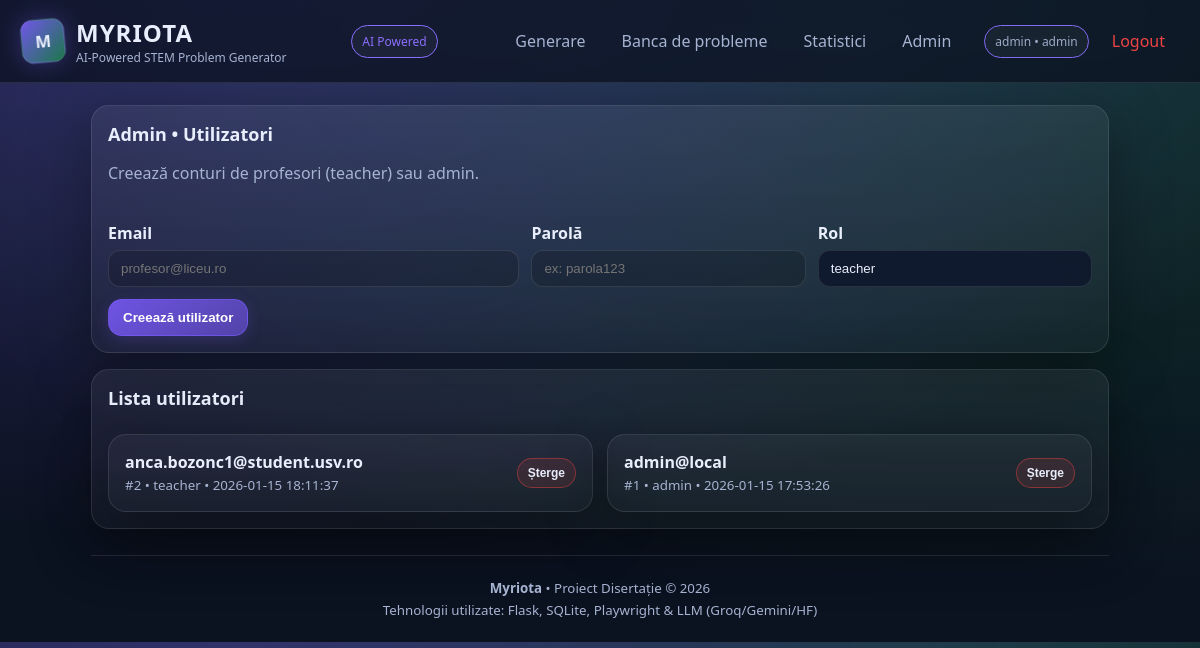
Page /admin/users (signed in) on the committed database.
### tables this page shows
CREATE TABLE users(
        id INTEGER PRIMARY KEY AUTOINCREMENT,
        email TEXT NOT NULL UNIQUE,
        pass_hash TEXT NOT NULL,
        role TEXT NOT NULL DEFAULT 'teacher',
        created_at DATETIME DEFAULT CURRENT_TIMESTAMP
      );

### routes/web.py (the view)
        def wrapper(*args, **kwargs):
            if not g.user:
                return redirect(url_for("web.login"))
            if g.user["role"] != role:
                return "Forbidden", 403
            return fn(*args, **kwargs)

### routes/web.py (called while the page is built)
@bp.before_app_request
def load_user():
    g.user = None
    uid = session.get("user_id")
    if uid:
        conn = current_app.config["DB_CONN"]
        g.user = dbmod.get_user_by_id(conn, int(uid))

def role_required(role: str):
    def deco(fn):
        def wrapper(*args, **kwargs):
            if not g.user:
                return redirect(url_for("web.login"))
            if g.user["role"] != role:
                return "Forbidden", 403
            return fn(*args, **kwargs)
        wrapper.__name__ = fn.__name__
        return wrapper
    return deco

@bp.get("/admin/users")
@role_required("admin")
def admin_users():
    users = dbmod.list_users(current_app.config["DB_CONN"])
    return render_template("admin_users.html", users=users, msg=None, err=None)

### storage/db.py (called while the page is built)
def get_user_by_id(conn, uid: int):
    return conn.execute("SELECT * FROM users WHERE id=?", (uid,)).fetchone()

def list_users(conn: sqlite3.Connection):
    return conn.execute(
        "SELECT id, email, role, created_at FROM users ORDER BY id DESC"
    ).fetchall()

### templates/admin_users.html (shortened to what this page needs)
{% extends "base.html" %}
{% block content %}
<section class="card">
  <div class="card-head">
    <div>
      <h3 class="card-title">Admin • Utilizatori</h3>
      <p class="muted">Creează conturi de profesori (teacher) sau admin.</p>
    </div>
  </div>
  <form class="form" method="post" action="{{ url_for('web.admin_users_post') }}" style="margin-top:12px">
    <div class="row3">
      <div>
        <label>Email</label>
        <input name="email" type="email" placeholder="profesor@liceu.ro" required>
      </div>
      <div>
        <label>Parolă</label>
        <input name="password" type="text" placeholder="ex: parola123" required>
      </div>
      <div>
        <label>Rol</label>
        <select name="role">
          <option value="teacher" selected>teacher</option>
        </select>
      </div>
    </div>
    <div class="actions">
      <button class="btn-primary" type="submit">Creează utilizator</button>
    </div>
  </form>
</section>
<section class="card">
  <h3 class="card-title">Lista utilizatori</h3>
  <div class="listgrid">
    {% for u in users %}
      <div class="card subtle">
        <div class="meta" style="display:flex;justify-content:space-between;gap:10px;align-items:center">
          <div>
            <div><b>{{ u["email"] }}</b></div>
            <div class="muted"><small>#{{ u["id"] }} • {{ u["role"] }} • {{ u["created_at"] }}</small></div>
          </div>
          <form method="post" action="{{ url_for('web.admin_users_delete') }}">
            <button class="btn-mini no" type="submit" onclick="return confirm('Ștergi utilizatorul?')">Șterge</button>
          </form>
        </div>
      </div>
    {% endfor %}
  </div>
</section>
{% endblock %}

### templates/base.html (shortened to what this page needs)
<!doctype html>
<html lang="ro">
<head>
  <link rel="stylesheet" href="{{ url_for('static', filename='style.css', v=20260315) }}">
  <link rel="stylesheet" href="https://cdn.jsdelivr.net/npm/katex@0.16.10/dist/katex.min.css">
</head>
<body>
  <header class="topbar">
    <div class="brand">
      <div class="logo">M</div>
      <div>
        <div class="brand-title" style="font-size: 1.5em; letter-spacing: 1px;">MYRIOTA</div>
        <div class="brand-sub">AI-Powered STEM Problem Generator</div>
      </div>
    </div>
    <span class="pill" style="border-color: var(--accent); color: var(--accent);">
  AI Powered
</span>
    <nav class="nav">
      {% if g.user %}
        <a class="navlink" href="{{ url_for('web.index') }}">Generare</a>
        <a class="navlink" href="{{ url_for('web.bank') }}">Banca de probleme</a>
        <a class="navlink" href="{{ url_for('web.stats') }}">Statistici</a>
        {% if g.user["role"] == "admin" %}
          <a class="navlink" href="{{ url_for('web.admin_users') }}">Admin</a>
        {% endif %}
        <span class="pill userpill" style="border-color: var(--accent);">
          {{ g.user["email"].split('@')[0] }} • {{ g.user["role"] }}
        </span>
        <a class="navlink" href="{{ url_for('web.logout') }}" style="color: var(--danger);">Logout</a>
      {% else %}
        <a class="navbtn" href="{{ url_for('web.login') }}">Login Profesori</a>
      {% endif %}
    </nav>
  </header>
  <main class="container">
    {% block content %}{% endblock %}
    <footer class="footer" style="text-align: center; border-top: 1px solid var(--border); padding-top: 20px;">
      <small class="muted">
        <b>Myriota</b> • Proiect Disertație &copy; 2026 <br>
        Tehnologii utilizate: Flask, SQLite, Playwright & LLM (Groq/Gemini/HF)
      </small>
    </footer>
  </main>
</body>
</html>

### static/style.css (style rules this page uses)
:root { --bg:#0b1220; --card:#0f1a2e; --card2:#0c1730; --text:#e9eefc; --muted:#a6b3d1; --border:rgba(255,255,255,.10); --shadow:0 16px 60px rgba(0,0,0,.35); --accent:#7c5cff; --accent2:#22c55e; --warn:#f59e0b; --danger:#ef4444; }
* { box-sizing:border-box }
body { margin:0; font-family: system-ui, -apple-system, Segoe UI, Roboto, Arial; background: radial-gradient(1200px 600px at 20% -10%, rgba(124,92,255,.35), transparent), radial-gradient(1200px 600px at 80% 0%, rgba(34,197,94,.20), transparent), var(--bg); color:var(--text); }
a { color:inherit }
.topbar { position:sticky; top:0; display:flex; align-items:center; justify-content:space-between; padding:16px 22px; background: rgba(11,18,32,.75); backdrop-filter: blur(10px); border-bottom:1px solid var(--border); z-index:5; }
.brand { display:flex; gap:12px; align-items:center }
.logo { width:42px; height:42px; display:grid; place-items:center; border-radius:12px; background: linear-gradient(135deg, rgba(124,92,255,.9), rgba(34,197,94,.55)); font-weight:800; box-shadow: var(--shadow); }
.brand-title { font-weight:800; letter-spacing:.2px }
.brand-sub { color:var(--muted); font-size:12px }
.nav { display:flex; gap:10px; align-items:center }
.navlink { padding:10px 12px; border-radius:12px; text-decoration:none; color:var(--muted); border:1px solid transparent; }
.container { max-width:1050px; margin:22px auto; padding:0 16px }
.footer { margin:26px 0 18px; color:var(--muted) }
.card { background: linear-gradient(180deg, rgba(255,255,255,.06), rgba(255,255,255,.03)); border:1px solid var(--border); border-radius:18px; padding:16px; box-shadow: var(--shadow); margin-top: 16px; }
.card.subtle { background: linear-gradient(180deg, rgba(255,255,255,.04), rgba(255,255,255,.02)); }
.card-title { margin:0 0 8px; font-size:18px }
.card-head { display:flex; justify-content:space-between; align-items:flex-start; gap:12px }
.muted { color:var(--muted) }
.form label { display:block; margin-top:10px; font-weight:650 }
input, select { width:100%; margin-top:6px; padding:10px 12px; border-radius:12px; border:1px solid var(--border); background: rgba(0,0,0,.18); color:var(--text); outline:none; }
.row3 { display:grid; grid-template-columns:1.5fr 1fr 1fr; gap:12px }
.btn-primary { margin-top:12px; padding:10px 14px; border-radius:14px; border:1px solid rgba(124,92,255,.55); background: linear-gradient(135deg, rgba(124,92,255,.85), rgba(124,92,255,.55)); color: white; font-weight:800; cursor:pointer; }
.actions { display:flex; gap:10px; flex-wrap:wrap; align-items:center }
.pill { padding:7px 10px; border-radius:999px; border:1px solid var(--border); background: rgba(255,255,255,.04); color:var(--muted); font-size:12px; white-space:nowrap; }
.listgrid { display:grid; grid-template-columns: 1fr 1fr; gap:14px; }
select { width:100%; margin-top:6px; padding:10px 12px; border-radius:12px; border:1px solid var(--border); background: rgba(15,26,46,.95); color: var(--text); outline:none; appearance:none; }
select option { background: rgb(15,26,46); color: white; }
select option:checked { background: rgb(124,92,255); color: white; }
.meta { display:flex; gap:8px; flex-wrap:wrap; align-items:center }
.btn-mini { padding:7px 10px; border-radius:999px; border:1px solid var(--border); background: rgba(255,255,255,.04); color: var(--text); font-weight:800; cursor:pointer; font-size:12px; }
.btn-mini.no { border-color: rgba(239,68,68,.45); background: rgba(239,68,68,.12); }
.userpill { margin-left: 10px; white-space: nowrap; opacity: .95; }
:root { --accent: #8b6eff; --accent2: #10b981; }
.logo { box-shadow: 0 0 20px rgba(124, 92, 255, 0.3); transition: all 0.3s cubic-bezier(0.4, 0, 0.2, 1); border: 1px solid rgba(255, 255, 255, 0.1); }
.btn-primary { transition: transform 0.2s ease, box-shadow 0.2s ease, filter 0.2s ease; box-shadow: 0 4px 15px rgba(124, 92, 255, 0.2); }

### templates/base.html (style rules this page uses)
.logo { user-select: none; transition: transform 0.3s ease; }

### rows in the picture
users: user.email "admin", user.role "admin", email "admin@local", id "1", role "admin", created_at "2026-01-15 17:53:26"
users: email "anca.bozonc1@student.usv.ro", id "2", role "teacher", created_at "2026-01-15 18:11:37"
